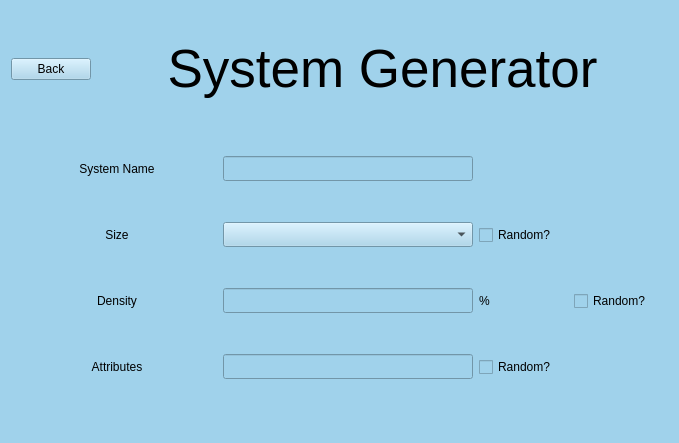
<?xml version="1.0" encoding="UTF-8"?>
<ui version="4.0">
 <class>SysGeneratorWidget</class>
 <widget class="QWidget" name="SysGeneratorWidget">
  <property name="geometry">
   <rect>
    <x>0</x>
    <y>0</y>
    <width>679</width>
    <height>443</height>
   </rect>
  </property>
  <property name="windowTitle">
   <string>Form</string>
  </property>
  <property name="styleSheet">
   <string notr="true">background-color: rgb(206, 225, 255);
background-color: rgb(173, 178, 200);
background-color: rgb(197, 209, 216);
background-color: rgb(160, 210, 235);</string>
  </property>
  <layout class="QGridLayout" name="gridLayout_2">
   <item row="3" column="0">
    <layout class="QGridLayout" name="gridLayout">
     <property name="leftMargin">
      <number>6</number>
     </property>
     <property name="topMargin">
      <number>6</number>
     </property>
     <property name="rightMargin">
      <number>6</number>
     </property>
     <property name="bottomMargin">
      <number>6</number>
     </property>
     <item row="3" column="0">
      <widget class="QLabel" name="LblSyName">
       <property name="minimumSize">
        <size>
         <width>0</width>
         <height>60</height>
        </size>
       </property>
       <property name="text">
        <string>Size</string>
       </property>
       <property name="alignment">
        <set>Qt::AlignCenter</set>
       </property>
      </widget>
     </item>
     <item row="4" column="0">
      <widget class="QLabel" name="LblSysSize">
       <property name="minimumSize">
        <size>
         <width>0</width>
         <height>60</height>
        </size>
       </property>
       <property name="text">
        <string>Density</string>
       </property>
       <property name="alignment">
        <set>Qt::AlignCenter</set>
       </property>
      </widget>
     </item>
     <item row="2" column="1">
      <widget class="QLineEdit" name="LineSysName">
       <property name="sizePolicy">
        <sizepolicy hsizetype="Fixed" vsizetype="Fixed">
         <horstretch>0</horstretch>
         <verstretch>0</verstretch>
        </sizepolicy>
       </property>
       <property name="minimumSize">
        <size>
         <width>250</width>
         <height>25</height>
        </size>
       </property>
       <property name="alignment">
        <set>Qt::AlignCenter</set>
       </property>
      </widget>
     </item>
     <item row="4" column="1">
      <widget class="QLineEdit" name="LineSysDensity">
       <property name="sizePolicy">
        <sizepolicy hsizetype="Fixed" vsizetype="Fixed">
         <horstretch>0</horstretch>
         <verstretch>0</verstretch>
        </sizepolicy>
       </property>
       <property name="minimumSize">
        <size>
         <width>250</width>
         <height>25</height>
        </size>
       </property>
      </widget>
     </item>
     <item row="4" column="2">
      <layout class="QHBoxLayout" name="LayoutDensity">
       <item>
        <widget class="QLabel" name="LblPrcnt">
         <property name="text">
          <string>%</string>
         </property>
        </widget>
       </item>
       <item>
        <widget class="QCheckBox" name="ChkBoxRandomDensity">
         <property name="text">
          <string>Random?</string>
         </property>
        </widget>
       </item>
      </layout>
     </item>
     <item row="5" column="0">
      <widget class="QLabel" name="LblSysAttributes">
       <property name="minimumSize">
        <size>
         <width>0</width>
         <height>60</height>
        </size>
       </property>
       <property name="text">
        <string>Attributes</string>
       </property>
       <property name="alignment">
        <set>Qt::AlignCenter</set>
       </property>
      </widget>
     </item>
     <item row="5" column="1">
      <widget class="QLineEdit" name="LineSysAttributes">
       <property name="sizePolicy">
        <sizepolicy hsizetype="Fixed" vsizetype="Fixed">
         <horstretch>0</horstretch>
         <verstretch>0</verstretch>
        </sizepolicy>
       </property>
       <property name="minimumSize">
        <size>
         <width>250</width>
         <height>25</height>
        </size>
       </property>
      </widget>
     </item>
     <item row="2" column="2">
      <spacer name="horizontalSpacer">
       <property name="orientation">
        <enum>Qt::Horizontal</enum>
       </property>
       <property name="sizeHint" stdset="0">
        <size>
         <width>40</width>
         <height>20</height>
        </size>
       </property>
      </spacer>
     </item>
     <item row="3" column="2">
      <widget class="QCheckBox" name="ChkBoxRandomSize">
       <property name="text">
        <string>Random?</string>
       </property>
      </widget>
     </item>
     <item row="3" column="1">
      <widget class="QComboBox" name="CBoxSize">
       <property name="sizePolicy">
        <sizepolicy hsizetype="Fixed" vsizetype="Fixed">
         <horstretch>0</horstretch>
         <verstretch>0</verstretch>
        </sizepolicy>
       </property>
       <property name="minimumSize">
        <size>
         <width>250</width>
         <height>25</height>
        </size>
       </property>
      </widget>
     </item>
     <item row="2" column="0">
      <widget class="QLabel" name="LblSysDensity">
       <property name="sizePolicy">
        <sizepolicy hsizetype="Preferred" vsizetype="Fixed">
         <horstretch>0</horstretch>
         <verstretch>0</verstretch>
        </sizepolicy>
       </property>
       <property name="minimumSize">
        <size>
         <width>200</width>
         <height>60</height>
        </size>
       </property>
       <property name="text">
        <string>System Name</string>
       </property>
       <property name="alignment">
        <set>Qt::AlignCenter</set>
       </property>
      </widget>
     </item>
     <item row="5" column="2">
      <widget class="QCheckBox" name="ChkBoxRandomAttributes">
       <property name="text">
        <string>Random?</string>
       </property>
      </widget>
     </item>
    </layout>
   </item>
   <item row="0" column="0">
    <layout class="QHBoxLayout" name="horizontalLayout_2">
     <item>
      <layout class="QVBoxLayout" name="verticalLayout">
       <item>
        <widget class="QPushButton" name="BtnBack">
         <property name="text">
          <string>Back</string>
         </property>
        </widget>
       </item>
      </layout>
     </item>
     <item>
      <widget class="QLabel" name="LblHeader">
       <property name="sizePolicy">
        <sizepolicy hsizetype="Preferred" vsizetype="Fixed">
         <horstretch>1</horstretch>
         <verstretch>1</verstretch>
        </sizepolicy>
       </property>
       <property name="font">
        <font>
         <pointsize>40</pointsize>
        </font>
       </property>
       <property name="text">
        <string>System Generator</string>
       </property>
       <property name="alignment">
        <set>Qt::AlignCenter</set>
       </property>
      </widget>
     </item>
    </layout>
   </item>
  </layout>
 </widget>
 <tabstops>
  <tabstop>LineSysName</tabstop>
  <tabstop>CBoxSize</tabstop>
  <tabstop>LineSysDensity</tabstop>
  <tabstop>LineSysAttributes</tabstop>
 </tabstops>
 <resources/>
 <connections/>
</ui>
